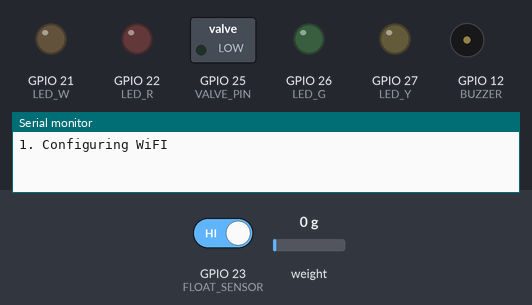
The program below on a simulated ESP32. Parts: switched loads named in the program (green lamp = pin HIGH), output pins drawn as LEDs (lit = HIGH), buzzer (waves = sounding), the last lines printed to the serial monitor. The test bench sets the inputs (shaded band); at power-on: GPIO 23 (FLOAT_SENSOR) HIGH, weight on the scale 0 g. WiFi joins after 1.5 s; servers stay silent unless stated; uploads are accepted with an empty reply; EEPROM starts erased.

Above: at 0.1 s.
At 1.6 s:
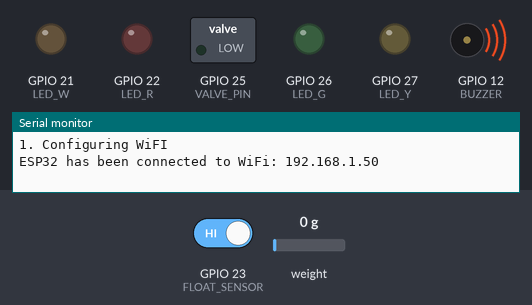
At 3.0 s:
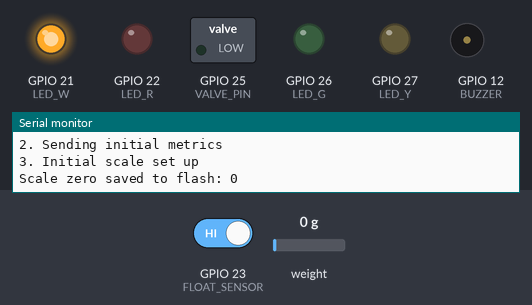
Timing chart, 0 to 4.5 s (numbered marks = the images above):
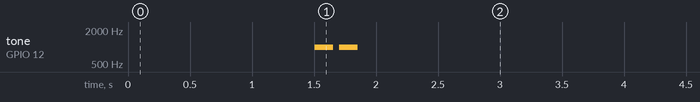

The program:

main.cpp
```cpp
#include <Arduino.h>
#include <WiFi.h>
#include <WiFiManager.h>

#include "api.h"
#include "leds.h"
#include "pins.h"
#include "scale.h"
#include "smoothing.h"
#include "wifi_setup.h"

#define WEIGHT_THRESHOLD_G 2.0f
#define BOWL_MIN_G 30.0f
#define BOWL_TOLERANCE_G 10.0f

const unsigned long HEARTBEAT_MS = 5000;
unsigned long lastHeartbeat = 0;
bool valveState = false;
String mac;

void setup() {
    Serial.begin(115200);

    for (int pin : {BUZZER, LED_Y, LED_G, LED_R, LED_W}) pinMode(pin, OUTPUT);
    pinMode(FLOAT_SENSOR, INPUT_PULLUP);
    pinMode(VALVE_PIN, OUTPUT);
    digitalWrite(VALVE_PIN, LOW);

    Serial.println("1. Configuring WiFI");
    wifiSetup();

    Serial.println("2. Sending initial metrics");
    mac = WiFi.macAddress();
    sendDeviceMetrics(mac, 0, 0, 0, 0);

    Serial.println("3. Initial scale set up");
    scaleSetup(SCALE_DT, SCALE_SCK, deviceConfig.calibration);
    deviceConfig.bowl_weight_g = loadBowlWeight();

    digitalWrite(LED_W, deviceConfig.bowl_weight_g > 0 ? LOW : HIGH);
}

void loop() {
    unsigned long now = millis();
    if (now - lastHeartbeat < HEARTBEAT_MS) return;
    lastHeartbeat = now;

    String cmd = getCommandAndSync(mac);
    saveBowlWeight(deviceConfig.bowl_weight_g);

    if (cmd == "tare") {
        float bowlWeight = scaleRead();
        if (isnan(bowlWeight)) {
            Serial.println("Scale not ready - tare skipped");
            return;
        }
        if (bowlWeight < BOWL_MIN_G) {
            reportTareResult(mac, 0.0f);
            return;
        }
        reportTareResult(mac, bowlWeight);
        deviceConfig.bowl_weight_g = bowlWeight;
        resetSmoothing();
        delay(1000);
        return;
    }

    if (cmd == "zero") {
        scaleResetZero();
        resetSmoothing();
        Serial.println("Scale zero reset and saved to flash");
        delay(1000);
        return;
    }

    if (cmd == "wifi_reset") {
        Serial.println("WiFi reset requested - erasing credentials and restarting");
        WiFiManager wifiManager;
        wifiManager.resetSettings();
        delay(1000);
        ESP.restart();
    }

    float gross = scaleRead();
    if (isnan(gross)) {
        Serial.println("Scale not ready - skipping cycle");
        return;
    }

    bool isTared = deviceConfig.bowl_weight_g > 0;
    bool tankLow = digitalRead(FLOAT_SENSOR) == LOW;

    digitalWrite(LED_W, isTared ? LOW : HIGH);

    if (isTared && gross < deviceConfig.bowl_weight_g - BOWL_TOLERANCE_G) {
        valveState = false;
        digitalWrite(VALVE_PIN, LOW);
        resetSmoothing();
        setLeds(false, true, true);
        sendDeviceMetrics(mac, 0, 0, tankLow, 0);
        return;
    }

    float rawWeight = gross - deviceConfig.bowl_weight_g;
    float weight = smoothedWeight(rawWeight < WEIGHT_THRESHOLD_G ? 0.0f : rawWeight);

    if (!isTared) {
        valveState = false;
        setLeds(false, false, false);
    } else if (tankLow) {
        valveState = false;
        setLeds(false, false, true);
    } else if (deviceConfig.bowl_capacity_ml > 0) {
        float capacityG = deviceConfig.bowl_capacity_ml;
        if (weight < capacityG * deviceConfig.fill_low_pct) {
            valveState = true;
            setLeds(false, true, false);
        } else if (weight >= capacityG * deviceConfig.fill_target_pct) {
            valveState = false;
            setLeds(true, false, false);
        }
    }

    digitalWrite(VALVE_PIN, valveState);
    sendDeviceMetrics(mac, weight, valveState, tankLow, isTared);
}
```

api.h
```cpp
#pragma once
#include <Arduino.h>
#include <ArduinoJson.h>
#include <HTTPClient.h>
#include <WiFi.h>

const char* API_URL = "http://192.168.1.185:8080";

struct DeviceConfig {
    float calibration      = 1177.0f;
    float bowl_weight_g    = 0.0f;
    int   bowl_capacity_ml = 300;
    float fill_target_pct  = 0.8f;
    float fill_low_pct     = 0.2f;
};

DeviceConfig deviceConfig;

String jsonEscape(const String& s) {
    String out;
    for (size_t i = 0; i < s.length(); i++) {
        if (s[i] == '"' || s[i] == '\\') out += '\\';
        out += s[i];
    }
    return out;
}

void postJson(const String& path, const String& body, const String& mac = "") {
    if (WiFi.status() != WL_CONNECTED) return;

    HTTPClient http;
    http.begin(String(API_URL) + path);
    http.addHeader("Content-Type", "application/json");
    if (mac.length()) http.addHeader("X-Device-MAC", mac);
    http.POST(body);
    http.end();
}

void sendDeviceMetrics(const String& mac, float weight_g, int valve_open, int tank_low, int calibrated) {
    postJson("/readings",
             "{\"weight_g\":" + String(weight_g, 1) +
             ",\"valve_open\":" + String(valve_open) +
             ",\"tank_low\":" + String(tank_low) +
             ",\"calibrated\":" + String(calibrated) +
             ",\"ssid\":\"" + jsonEscape(WiFi.SSID()) + "\"}",
             mac);
}

void reportTareResult(const String& mac, float bowl_weight_g) {
    postJson("/devices/tare-result?x_device_mac=" + mac,
             "{\"bowl_weight_g\":" + String(bowl_weight_g, 1) + "}");
}

String getCommandAndSync(const String& mac) {
    if (WiFi.status() != WL_CONNECTED) return "";

    String ssid = WiFi.SSID();
    ssid.replace(" ", "%20");

    HTTPClient http;
    http.begin(String(API_URL) + "/devices/config?x_device_mac=" + mac + "&wifi_ssid=" + ssid);
    if (http.GET() != 200) {
        http.end();
        return "";
    }
    JsonDocument doc;
    deserializeJson(doc, http.getString());
    http.end();

    if (!doc["calibration"].isNull())      deviceConfig.calibration      = doc["calibration"].as<float>();
    if (!doc["bowl_weight_g"].isNull())    deviceConfig.bowl_weight_g    = doc["bowl_weight_g"].as<float>();
    if (!doc["bowl_capacity_ml"].isNull()) deviceConfig.bowl_capacity_ml = doc["bowl_capacity_ml"].as<int>();
    if (!doc["fill_low_pct"].isNull())     deviceConfig.fill_low_pct     = doc["fill_low_pct"].as<float>();
    if (!doc["fill_target_pct"].isNull())  deviceConfig.fill_target_pct  = doc["fill_target_pct"].as<float>();

    return doc["command"].isNull() ? "" : doc["command"].as<String>();
}
```

leds.h
```cpp
#pragma once
#include <Arduino.h>

#include "pins.h"

void setLeds(bool g, bool y, bool r) {
    digitalWrite(LED_G, g);
    digitalWrite(LED_Y, y);
    digitalWrite(LED_R, r);
}
```

scale.h
```cpp
#pragma once
#include "HX711.h"
#include <Preferences.h>

static HX711 scale;
static Preferences prefs;

void scaleResetZero() {
    scale.tare();
    prefs.putLong("offset", scale.get_offset());
}

void scaleSetup(int dataPin, int clockPin, float calibration) {
    scale.begin(dataPin, clockPin);
    scale.set_scale(calibration);
    prefs.begin("scale", false);

    if (prefs.isKey("offset")) {
        scale.set_offset(prefs.getLong("offset"));
        Serial.printf("Scale zero loaded from flash: %ld\n", scale.get_offset());
    } else {
        scaleResetZero();
        Serial.printf("Scale zero saved to flash: %ld\n", scale.get_offset());
    }
}

float scaleRead() {
    if (!scale.wait_ready_timeout(1000)) return NAN;
    return scale.get_units(10);
}

float loadBowlWeight() {
    return prefs.getFloat("bowl_g", 0.0f);
}

void saveBowlWeight(float grams) {
    if (fabsf(loadBowlWeight() - grams) > 0.05f) prefs.putFloat("bowl_g", grams);
}
```

smoothing.h
```cpp
#pragma once

#define WEIGHT_HISTORY 2

float weightHistory[WEIGHT_HISTORY] = {0};
int weightHistoryIdx = 0;
bool weightHistoryFull = false;

float smoothedWeight(float newReading) {
    weightHistory[weightHistoryIdx] = newReading;
    weightHistoryIdx = (weightHistoryIdx + 1) % WEIGHT_HISTORY;
    if (weightHistoryIdx == 0) weightHistoryFull = true;

    int count = weightHistoryFull ? WEIGHT_HISTORY : weightHistoryIdx;
    float sum = 0;
    for (int i = 0; i < count; i++) sum += weightHistory[i];
    return sum / count;
}

void resetSmoothing() {
    weightHistoryIdx = 0;
    weightHistoryFull = false;
}
```

wifi_portal_style.h
```cpp
#pragma once

static const char PORTAL_STYLE[] = R"rawliteral(
<meta name="theme-color" content="#0E1116">
<style>
  body {
    background: #0E1116;
    color: #FFFFFF;
    font-family: -apple-system, system-ui, "Segoe UI", Roboto, sans-serif;
  }
  .wrap { max-width: 420px; padding: 24px 16px; }

  h1 { color: #4FC3F7; font-weight: 800; letter-spacing: .5px; }
  h3 { color: #8B95A5; font-weight: 500; }
  a  { color: #4FC3F7; }
  hr { border: 0; border-top: 1px solid #252C37; }
  label { color: #8B95A5; font-size: 13px; }

  input, select {
    background: #171C24;
    color: #FFFFFF;
    border: 1px solid #252C37;
    border-radius: 14px;
    padding: 14px 16px;
    font-size: 16px;
    box-sizing: border-box;
  }
  input:focus, select:focus { outline: none; border-color: #4FC3F7; }
  input[type=checkbox] { width: auto; accent-color: #4FC3F7; }

  button, input[type=submit] {
    background: #4FC3F7;
    color: #000000;
    border: 0;
    border-radius: 14px;
    font-size: 16px;
    font-weight: 700;
    line-height: 52px;
    cursor: pointer;
  }
  button:hover, input[type=submit]:hover { filter: brightness(1.1); }
  button.D { background: #EF5350; color: #FFFFFF; }

  .wrap > div > a[onclick] { color: #FFFFFF; font-weight: 600; text-decoration: none; }
  .q { filter: invert(1); opacity: .85; }

  .msg {
    background: #171C24;
    color: #FFFFFF;
    border: 0;
    border-left: 5px solid #4FC3F7;
    border-radius: 14px;
  }
  .msg.S { border-left-color: #66BB6A; }
  .msg.D { border-left-color: #EF5350; }
  .msg.P { border-left-color: #4FC3F7; }

  dt { color: #8B95A5; font-weight: 500; }
  dd { color: #FFFFFF; margin-bottom: 8px; }
  table { color: #FFFFFF; }
</style>
)rawliteral";
```

wifi_setup.h
```cpp
#pragma once
#include <Arduino.h>
#include <WiFiManager.h>

#include "pins.h"
#include "wifi_portal_style.h"

bool inHotspotMode = false;

void wifiSetup() {
    WiFiManager wifiManager;
    wifiManager.setTitle("Pet Hydration");
    wifiManager.setCustomHeadElement(PORTAL_STYLE);
    wifiManager.setConfigPortalTimeout(300);
    wifiManager.setAPCallback([](WiFiManager* wm) {
        Serial.println("Hotspot active: " + wm->getConfigPortalSSID());
        inHotspotMode = true;
    });
    wifiManager.setConfigPortalBlocking(false);
    wifiManager.autoConnect("Pet_Hydration_Access_Point");

    unsigned long hotspotLedMs = 0;
    bool hotspotLedState = false;
    while (WiFi.status() != WL_CONNECTED) {
        wifiManager.process();
        if (inHotspotMode && millis() - hotspotLedMs > 500) {
            hotspotLedMs = millis();
            hotspotLedState = !hotspotLedState;
            digitalWrite(LED_W, hotspotLedState);
        }
        delay(10);
    }

    inHotspotMode = false;
    Serial.println("ESP32 has been connected to WiFi: " + WiFi.localIP().toString());
    tone(BUZZER, 1000, 150);
    delay(200);
    tone(BUZZER, 1000, 150);
}
```

pins.h
```cpp
#pragma once

#define SCALE_DT     18
#define SCALE_SCK    19
#define BUZZER       12
#define LED_G        26
#define LED_Y        27
#define LED_R        22
#define LED_W        21
#define FLOAT_SENSOR 23
#define VALVE_PIN    25
```
